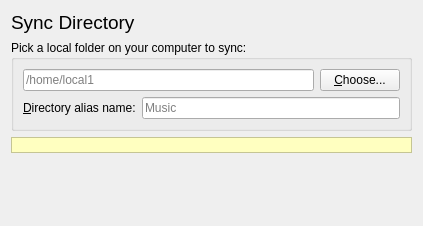
<?xml version="1.0" encoding="UTF-8"?>
<ui version="4.0">
 <class>FolderWizardSourcePage</class>
 <widget class="QWidget" name="FolderWizardSourcePage">
  <property name="geometry">
   <rect>
    <x>0</x>
    <y>0</y>
    <width>423</width>
    <height>226</height>
   </rect>
  </property>
  <property name="windowTitle">
   <string>Form</string>
  </property>
  <layout class="QGridLayout" name="gridLayout_2">
   <item row="0" column="0">
    <widget class="QLabel" name="label_3">
     <property name="font">
      <font>
       <pointsize>14</pointsize>
      </font>
     </property>
     <property name="text">
      <string>Sync Directory</string>
     </property>
    </widget>
   </item>
   <item row="1" column="0">
    <widget class="QGroupBox" name="groupBox">
     <property name="title">
      <string>Pick a local folder on your computer to sync:</string>
     </property>
     <layout class="QGridLayout" name="gridLayout">
      <item row="0" column="0">
       <layout class="QHBoxLayout" name="horizontalLayout_2">
        <item>
         <widget class="QLineEdit" name="localFolderLineEdit">
          <property name="placeholderText">
           <string>/home/local1</string>
          </property>
         </widget>
        </item>
        <item>
         <widget class="QPushButton" name="localFolderChooseBtn">
          <property name="text">
           <string>&amp;Choose...</string>
          </property>
         </widget>
        </item>
       </layout>
      </item>
      <item row="1" column="0">
       <layout class="QHBoxLayout" name="horizontalLayout">
        <item>
         <widget class="QLabel" name="label_2">
          <property name="text">
           <string>&amp;Directory alias name:</string>
          </property>
          <property name="buddy">
           <cstring>aliasLineEdit</cstring>
          </property>
         </widget>
        </item>
        <item>
         <widget class="QLineEdit" name="aliasLineEdit">
          <property name="placeholderText">
           <string>Music</string>
          </property>
         </widget>
        </item>
       </layout>
      </item>
     </layout>
    </widget>
   </item>
   <item row="2" column="0">
    <widget class="QLabel" name="warnLabel">
     <property name="palette">
      <palette>
       <active>
        <colorrole role="Base">
         <brush brushstyle="SolidPattern">
          <color alpha="255">
           <red>255</red>
           <green>255</green>
           <blue>255</blue>
          </color>
         </brush>
        </colorrole>
        <colorrole role="Window">
         <brush brushstyle="SolidPattern">
          <color alpha="255">
           <red>255</red>
           <green>255</green>
           <blue>192</blue>
          </color>
         </brush>
        </colorrole>
       </active>
       <inactive>
        <colorrole role="Base">
         <brush brushstyle="SolidPattern">
          <color alpha="255">
           <red>255</red>
           <green>255</green>
           <blue>255</blue>
          </color>
         </brush>
        </colorrole>
        <colorrole role="Window">
         <brush brushstyle="SolidPattern">
          <color alpha="255">
           <red>255</red>
           <green>255</green>
           <blue>192</blue>
          </color>
         </brush>
        </colorrole>
       </inactive>
       <disabled>
        <colorrole role="Base">
         <brush brushstyle="SolidPattern">
          <color alpha="255">
           <red>255</red>
           <green>255</green>
           <blue>192</blue>
          </color>
         </brush>
        </colorrole>
        <colorrole role="Window">
         <brush brushstyle="SolidPattern">
          <color alpha="255">
           <red>255</red>
           <green>255</green>
           <blue>192</blue>
          </color>
         </brush>
        </colorrole>
       </disabled>
      </palette>
     </property>
     <property name="autoFillBackground">
      <bool>true</bool>
     </property>
     <property name="frameShape">
      <enum>QFrame::StyledPanel</enum>
     </property>
     <property name="text">
      <string/>
     </property>
     <property name="textFormat">
      <enum>Qt::AutoText</enum>
     </property>
     <property name="alignment">
      <set>Qt::AlignCenter</set>
     </property>
     <property name="margin">
      <number>3</number>
     </property>
    </widget>
   </item>
   <item row="3" column="0">
    <spacer name="verticalSpacer">
     <property name="orientation">
      <enum>Qt::Vertical</enum>
     </property>
     <property name="sizeHint" stdset="0">
      <size>
       <width>349</width>
       <height>83</height>
      </size>
     </property>
    </spacer>
   </item>
  </layout>
 </widget>
 <resources/>
 <connections/>
</ui>
